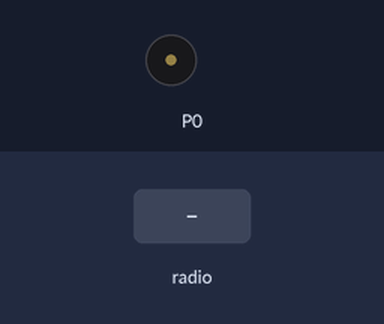
This program was run on a simulated BBC micro:bit (MakeCode). Shown: buzzer (waves = sounding). The test bench sets the inputs (shaded band).

Above: at 1.2 s.
1.3 s: radio message "2" arrives
At 1.5 s:
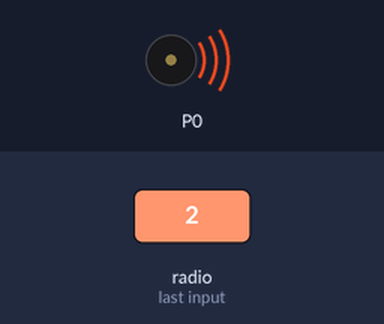
Timing chart, 0 to 4.4 s (numbered marks = the images above; inputs shaded):
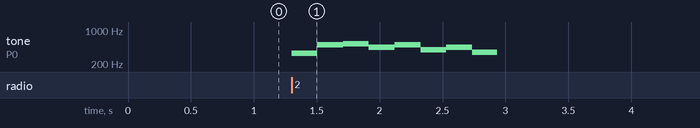

The program:

main.ts
```typescript
radio.onReceivedNumber(function (receivedNumber) {
    if (receivedNumber == 1) {
        allumer_la_lampe = !(allumer_la_lampe)
    }
    if (allumer_la_lampe) {
        pins.analogWritePin(AnalogPin.P0, 1023)
    } else {
        pins.digitalWritePin(DigitalPin.P0, 0)
    }
    if (receivedNumber == 2) {
        music.playMelody("E B C5 A B G A F ", 300)
    }
    if (receivedNumber == 3) {
        music.playMelody("B A G A G F A C5 ", 300)
    }
})
let allumer_la_lampe = false
radio.setGroup(300)
```

test.ts
```typescript
// les tests vont ici ; cela ne sera pas compilé si ce paquet est utilisé en tant qu'extension.
```

Measured:
- after the input at 1.3 s, tone on P0: plays 330 Hz for 0.21 s, 494 Hz for 0.21 s, 523 Hz for 0.21 s, 440 Hz for 0.21 s, 494 Hz for 0.21 s, 392 Hz for 0.21 s … (8 notes in this stretch), starting at once
